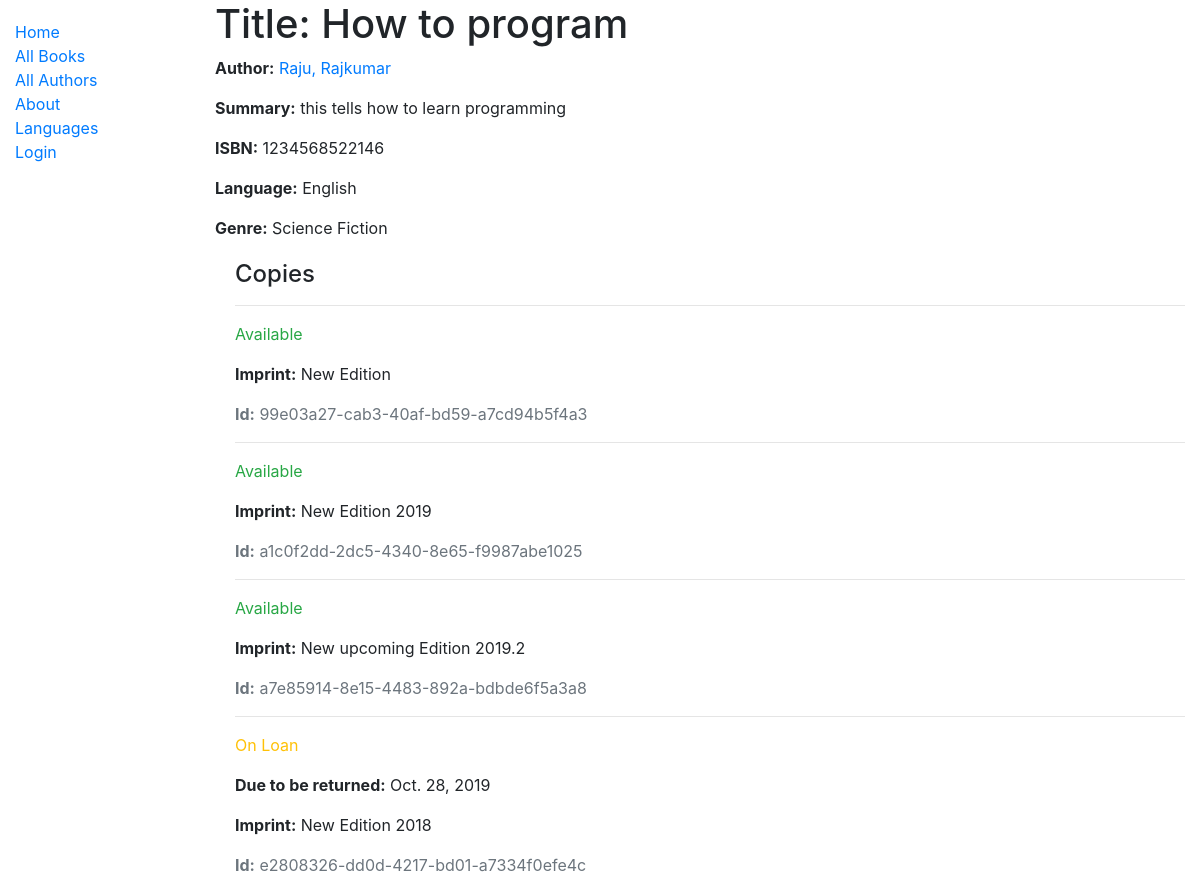
The page /catalog/book/9 on the database its author committed.
### catalog/models.py (models this page shows, shortened)
class Book(models.Model):
    title = models.CharField(max_length=200)
    author = models.ForeignKey('Author', on_delete=models.SET_NULL, null=True)
    summary = models.TextField(max_length=1000, help_text='Enter a brief description os the book')
    isbn = models.CharField('ISBN', max_length=13, help_text='13 Character <a href="https://www.isbn-international.org/content/what-isbn">ISBN number</a>')
    genre = models.ManyToManyField(Genre, help_text='Select a genre for this Boook')
    language = models.ForeignKey('Language', on_delete=models.SET_NULL, null=True)
    def display_genre(self):
        """Create a string for the Genre. This is required to display genre in Admin."""
        return ', '.join(genre.name for genre in self.genre.all()[:3])
    display_genre.short_description = 'Genre'

class Author(models.Model):
    first_name = models.CharField(max_length=100)
    last_name = models.CharField(max_length=100)
    date_of_birth = models.DateField(null=True, blank=True)
    date_of_death = models.DateField('Died', null=True, blank=True)
    class Meta:
        ordering = ['last_name', 'first_name']
    def __str__(self):
        return f'{self.last_name}, {self.first_name}'

class Language(models.Model):
    name = models.CharField(max_length=200,
                            help_text="Enter the book's natural language (e.g. English, French, Japanese etc.)")
    def __str__(self):
        return self.name

class Genre(models.Model):
    name = models.CharField(max_length=200, help_text='Enter a book genre (e.g Science Fiction)')
    def __str__(self):
        return self.name

class BookInstance(models.Model):
    id = models.UUIDField(primary_key=True, default=uuid.uuid4, help_text='Unique ID for this Book across whole Library')
    book = models.ForeignKey('Book', on_delete=models.SET_NULL, null=True)
    imprint = models.CharField(max_length=200)
    due_back = models.DateField(null=True, blank=True)
    borrower = models.ForeignKey(User, on_delete=models.SET_NULL, null= True, blank=True)
    LOAN_STATUS = (
        ('m', 'Maintenance'),
        ('o', 'On Loan'),
        ('a', 'Available'),
        ('r','Reserved')
    )
    status = models.CharField(
        max_length=1,
        choices=LOAN_STATUS,
        blank=True,
        default='m',
        help_text='Book Availability',
    )
    class Meta:
        ordering = ['due_back']
        permissions = (("can_mark_returned", "Set book as returned"), )

### catalog/views.py (the view, shortened to what this page needs)
# urls.py: path('book/<int:pk>', views.BookDetailView.as_view(), name='book-detail'),
class BookDetailView(generic.DetailView):
    model = Book

### catalog/templates/catalog/book_detail.html
{% extends "base_generic.html" %}
{% block content %}
  <h1>Title: {{ book.title }}</h1>
  <p><strong>Author:</strong> <a href="{% url 'author-detail' book.author.pk %}">{{ book.author }}</a></p>
  <p><strong>Summary:</strong> {{ book.summary }}</p>
  <p><strong>ISBN:</strong> {{ book.isbn }}</p>
  <p><strong>Language:</strong> {{ book.language }}</p>
  <p><strong>Genre:</strong> {{ book.genre.all|join:", " }}</p>
  <div style="margin-left:20px;margin-top:20px">
    <h4>Copies</h4>
    {% for copy in book.bookinstance_set.all %}
      <hr>
      <p class="{% if copy.status == 'a' %}text-success{% elif copy.status == 'm' %}text-danger{% else %}text-warning{% endif %}">{{ copy.get_status_display }}</p>
      {% if copy.status != 'a' %}
        <p><strong>Due to be returned:</strong> {{copy.due_back}}</p>
      {% endif %}
      <p><strong>Imprint:</strong> {{copy.imprint}}</p>
      <p class="text-muted"><strong>Id:</strong> {{copy.id}}</p>
    {% endfor %}
  </div>
{% endblock %}

### rows shown on the page
Book: title "How to program", author "Raju, Rajkumar", summary "this tells how to learn programming", isbn "1234568522146", language "English", genre.all "Science Fiction"
BookInstance: status "Available", imprint "New Edition", id "99e03a27-cab3-40af-bd59-a7cd94b5f4a3"
BookInstance: status "Available", imprint "New Edition 2019", id "a1c0f2dd-2dc5-4340-8e65-f9987abe1025"
BookInstance: status "Available", imprint "New upcoming Edition 2019.2", id "a7e85914-8e15-4483-892a-bdbde6f5a3a8"
BookInstance: status "On Loan", due_back "Oct. 28, 2019", imprint "New Edition 2018", id "e2808326-dd0d-4217-bd01-a7334f0efe4c"
